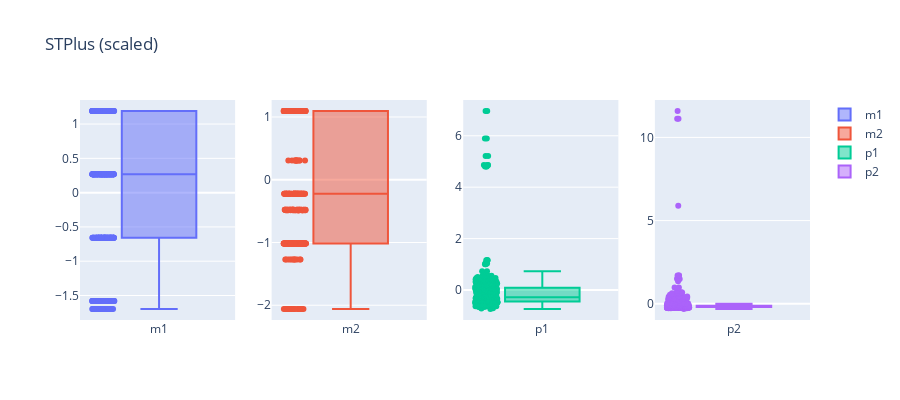

This figure's notebook cell:
### Code cell
# Show distribution of quality-attribute objectives for ST+
scaler = StandardScaler() # Objectives are first standardized using Z-score method
scaled_stplus_df = pd.DataFrame(scaler.fit_transform(df_stplus[OBJ_STPLUS]), columns=OBJ_STPLUS)
make_boxplots(scaled_stplus_df, title='STPlus (scaled)', figsize=(400, 900))

### Figure 1 — Plotly figure (JSON) as saved in the notebook; plotly's stock layout.template omitted (floating-point values rounded to 4 significant figures; data arrays with more than 128 entries replaced by an {"elided": "..."} marker saying what was removed)
{"data": [{"boxpoints": "all", "name": "m1", "type": "box", "xaxis": "x", "y": {"elided": "454 float values"}, "yaxis": "y"}, {"boxpoints": "all", "name": "m2", "type": "box", "xaxis": "x2", "y": {"elided": "454 float values"}, "yaxis": "y2"}, {"boxpoints": "all", "name": "p1", "type": "box", "xaxis": "x3", "y": {"elided": "454 float values"}, "yaxis": "y3"}, {"boxpoints": "all", "name": "p2", "type": "box", "xaxis": "x4", "y": {"elided": "454 float values"}, "yaxis": "y4"}], "layout": {"height": 400, "title": {"text": "STPlus (scaled)"}, "width": 900, "xaxis": {"anchor": "y", "domain": [0, 0.2125]}, "xaxis2": {"anchor": "y2", "domain": [0.2625, 0.475]}, "xaxis3": {"anchor": "y3", "domain": [0.525, 0.7375]}, "xaxis4": {"anchor": "y4", "domain": [0.7875, 1]}, "yaxis": {"anchor": "x", "domain": [0, 1]}, "yaxis2": {"anchor": "x2", "domain": [0, 1]}, "yaxis3": {"anchor": "x3", "domain": [0, 1]}, "yaxis4": {"anchor": "x4", "domain": [0, 1]}}}
